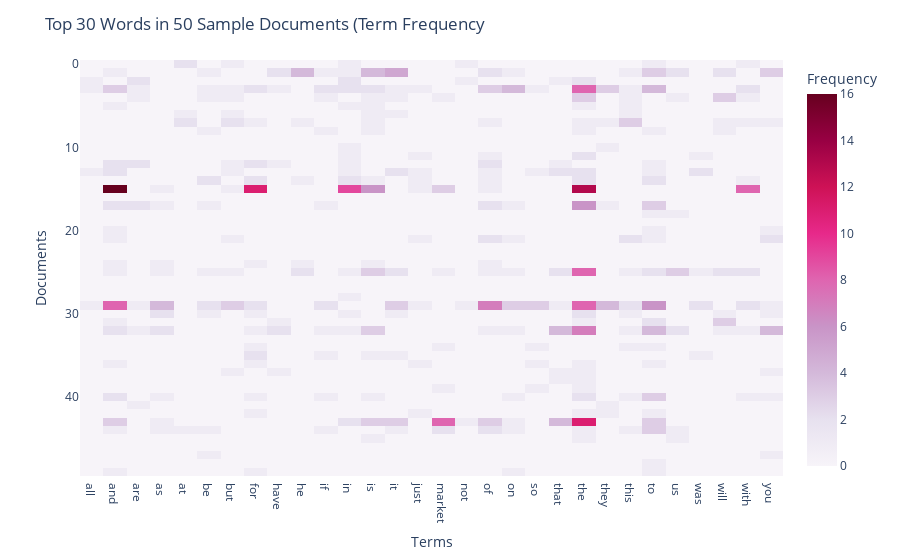

This figure's notebook cell:
### Code cell
### 5-5. Effectively reduce the number of terms to lower computational load
#Exercise 13 answer: 
# Vectorization: Select the Top 30 Most Frequent Words
vectorizer = CountVectorizer(max_features=30)
X_counts = vectorizer.fit_transform(categories['text'])

# Randomly sample 50 documents
sample_indices = np.random.choice(X_counts.shape[0], 50, replace=False)
X_sample = X_counts[sample_indices].toarray()

df_heatmap = pd.DataFrame(X_sample, columns=vectorizer.get_feature_names_out())

fig = px.imshow(df_heatmap.values,
                labels=dict(x="Terms", y="Documents", color="Frequency"),
                x=df_heatmap.columns,
                y=df_heatmap.index,
                color_continuous_scale='PuRd',
                aspect="auto")

fig.update_layout(title="Top 30 Words in 50 Sample Documents (Term Frequency ")

### Figure 1 — Plotly figure (JSON) as saved in the notebook; plotly's stock layout.template omitted (floating-point values rounded to 4 significant figures; data arrays with more than 128 entries replaced by an {"elided": "..."} marker saying what was removed)
{"data": [{"coloraxis": "coloraxis", "hovertemplate": "Terms: %{x}<br>Documents: %{y}<br>Frequency: %{z}<extra></extra>", "name": "0", "type": "heatmap", "x": ["all", "and", "are", "as", "at", "be", "but", "for", "have", "he", "if", "in", "is", "it", "just", "market", "not", "of", "on", "so", "that", "the", "they", "this", "to", "us", "was", "will", "with", "you"], "xaxis": "x", "y": [0, 1, 2, 3, 4, 5, 6, 7, 8, 9, 10, 11, 12, 13, 14, 15, 16, 17, 18, 19, 20, 21, 22, 23, 24, 25, 26, 27, 28, 29, 30, 31, 32, 33, 34, 35, 36, 37, 38, 39, 40, 41, 42, 43, 44, 45, 46, 47, 48, 49], "yaxis": "y", "z": {"elided": "50x30 int values"}}], "layout": {"coloraxis": {"colorbar": {"title": {"text": "Frequency"}}, "colorscale": [[0, "rgb(247,244,249)"], [0.125, "rgb(231,225,239)"], [0.25, "rgb(212,185,218)"], [0.375, "rgb(201,148,199)"], [0.5, "rgb(223,101,176)"], [0.625, "rgb(231,41,138)"], [0.75, "rgb(206,18,86)"], [0.875, "rgb(152,0,67)"], [1, "rgb(103,0,31)"]]}, "margin": {"t": 60}, "title": {"text": "Top 30 Words in 50 Sample Documents (Term Frequency "}, "xaxis": {"anchor": "y", "domain": [0, 1], "title": {"text": "Terms"}}, "yaxis": {"anchor": "x", "autorange": "reversed", "domain": [0, 1], "title": {"text": "Documents"}}}}
